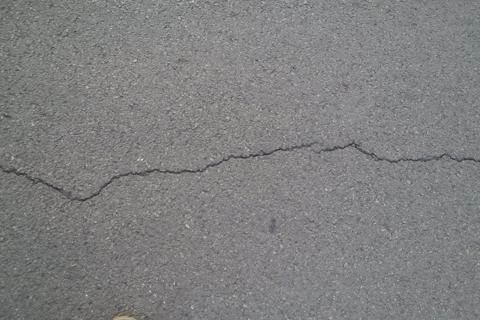
#> input picture dataset/CrackForest-dataset-master/image/001.jpg, 480 x 320 px
$ python -i codes.py   (imports and definitions only)
#> lines starting #> are read from the running program, lines starting #| are printed output that depends on the picture
#> further down, picture is the input picture: shape (320, 480, 3); mean B, G, R 128.2, 127.8, 127.9
import argparse
import math
from pathlib import Path
from typing import Dict, List, Tuple, Optional

import cv2
import numpy as np
from scipy import ndimage as ndi
from scipy.fft import fft2, ifft2, fftshift

from skimage.filters import apply_hysteresis_threshold
from skimage.morphology import skeletonize, remove_small_objects, remove_small_holes
from skimage.measure import label, regionprops


# -----------------------------
# Phase congruency (phasepack preferred)
# -----------------------------
USE_PHASEPACK = False
try:
    from phasepack import phasecong  # type: ignore
    USE_PHASEPACK = True
except Exception:
    USE_PHASEPACK = False


# [113 lines left out: functions _lowpass_filter, _log_gabor, _angular_filter, phase_congruency_2d, not called in this run]


def compute_pc(gray01, nscale=4, norient=6, minWavelength=3.0, mult=2.1,
               sigmaOnf=0.55, k=2.0, cutOff=0.5, g=10):
    if USE_PHASEPACK:
        out = phasecong(
            gray01, nscale=nscale, norient=norient,
            minWaveLength=minWavelength, mult=mult,
            sigmaOnf=sigmaOnf, k=k, cutOff=cutOff, g=g
        )
        pc = np.clip(out[0], 0, 1).astype(np.float32)
        orient = (out[1] % np.pi).astype(np.float32)
        return pc, orient

    # fallback
    pc, orient = phase_congruency_2d(
        gray01, nscale=nscale, norient=norient,
        minWavelength=minWavelength, mult=mult, sigmaOnf=sigmaOnf, k=k
    )
    return pc, orient


# -----------------------------
# Helpers from notebook flow
# -----------------------------
def norm01(x: np.ndarray) -> np.ndarray:
    x = x.astype(np.float32)
    return (x - x.min()) / (x.max() - x.min() + 1e-8)


# [138 lines left out: functions orientation_coherence, hessian_eigs, frangi_like_vesselness, line_kernel, direction_aware_close, prune_by_size and 2 more, not called in this run]


# -----------------------------
# Full flow: image -> FinalMask
# -----------------------------
def predict_final_mask_v4(img_bgr: np.ndarray,
                          *,
                          p_low: float = 97.0,
                          p_high: float = 99.5,
                          blur_sigma: float = 12.0,
                          bh_ksize: int = 15,
                          ridge_sigmas: Tuple[float, ...] = (1.2, 1.8, 2.6, 3.6),
                          vessel_beta: float = 0.5,
                          vessel_c: float = 10.0,
                          pc2_nscale: int = 5,
                          pc2_norient: int = 8,
                          skel_min_len: int = 140,
                          bridge_bins: int = 12,
                          bridge_len: int = 19,
                          pred_dilate_px: int = 2,
                          support_pctl: float = 93.0) -> np.ndarray:
    # gray in [0,1]
#> called with p_low = 97, p_high = 99.5, blur_sigma = 12, bh_ksize = 15, ridge_sigmas = (1.2, 1.8, 2.6, 3.6), vessel_beta = 0.5, vessel_c = 10, pc2_nscale = 5
    gray = cv2.cvtColor(img_bgr, cv2.COLOR_BGR2GRAY).astype(np.float32) / 255.0

    # illumination flatten (high-pass)
    lowfreq = cv2.GaussianBlur(gray, (0, 0), float(blur_sigma))
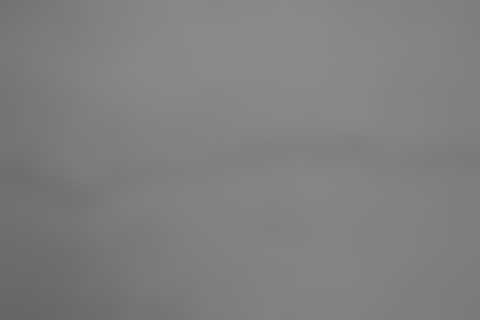
#> lowfreq: shape (320, 480) float32; min 0.398, max 0.544, mean 0.502
    gray_flat = np.clip(gray - lowfreq + 0.5, 0, 1).astype(np.float32)
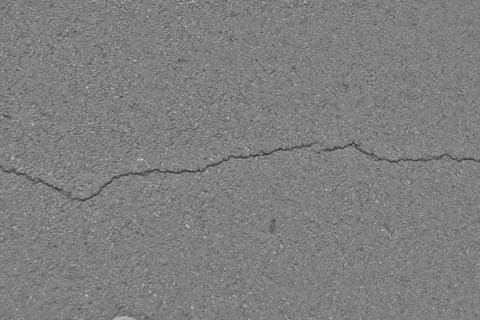
#> gray_flat: shape (320, 480) float32; min 0.153, max 0.891, mean 0.5

    # black-hat (enhance dark thin lines)
    g8 = (gray_flat * 255).astype(np.uint8)
    kbh = cv2.getStructuringElement(cv2.MORPH_ELLIPSE, (int(bh_ksize), int(bh_ksize)))
    blackhat = cv2.morphologyEx(g8, cv2.MORPH_BLACKHAT, kbh).astype(np.float32) / 255.0
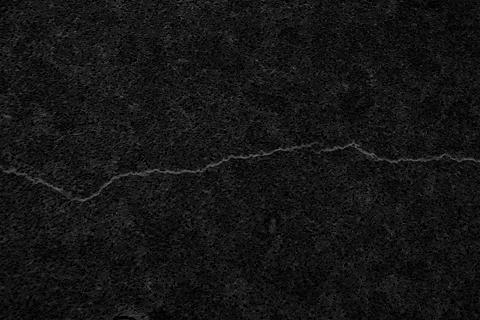
#> blackhat: shape (320, 480) float32; min 0, max 0.435, mean 0.0812

    gray_pc = norm01(gray_flat)
    gray_ridge = norm01(blackhat)
#> in norm01 (call 2), `return (x - x.min()) / (x.max() - x.min() + 1e-8)`:
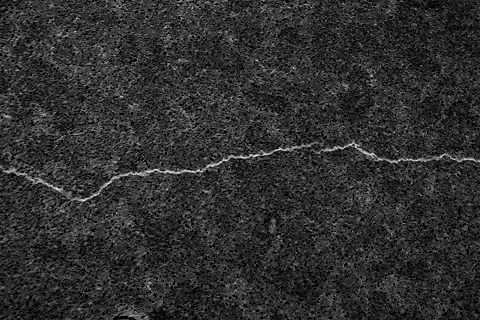
#> returned value: shape (320, 480) float32; min 0, max 1, mean 0.187

    # PC tuned
    pc2, orient2 = compute_pc(gray_pc, nscale=pc2_nscale, norient=pc2_norient,
                             minWavelength=3.0, mult=2.0, sigmaOnf=0.55, k=2.5)

    coh2 = orientation_coherence(orient2, win=17)
    pc3 = np.clip(pc2 * (0.35 + 0.65 * coh2), 0, 1).astype(np.float32)

    # vesselness
    vessel, best_idx, l1, l2 = frangi_like_vesselness(gray_ridge, sigmas=ridge_sigmas,
                                                      beta=vessel_beta, c=vessel_c)

    # score
    score1 = pc3 * vessel
    score1 = score1 / (score1.max() + 1e-9)

    anis = (np.abs(l1) - np.abs(l2)) / (np.abs(l1) + np.abs(l2) + 1e-9)
    anis = np.clip(anis, 0, 1).astype(np.float32)

    score2 = score1 * (0.3 + 0.7 * anis)
    score2 = score2 / (score2.max() + 1e-9)

    # weak darkness prior
    dark = np.clip(0.55 - gray_flat, 0, 1).astype(np.float32)
    dark = dark / (dark.max() + 1e-9)

    score3 = score2 * (0.55 + 0.45 * dark)
    score3 = score3 / (score3.max() + 1e-9)

    # smoothing
    score3_s = cv2.GaussianBlur(score3, (0, 0), 1.0)

    # hysteresis thresholds by percentiles (your tuned params)
    t_hi = np.percentile(score3_s, p_high)
    t_lo = np.percentile(score3_s, p_low)
    mask1 = apply_hysteresis_threshold(score3_s, t_lo, t_hi)

    mask1 = ndi.binary_opening(mask1, structure=np.ones((3, 3), np.uint8))
    mask1 = remove_small_objects(mask1, min_size=80)
    mask1 = remove_small_holes(mask1, area_threshold=120)

    # direction-aware connect/close
    mask2 = direction_aware_close(mask1, orient2, bins=16, length=17)

    # line-like component filtering
    lab = label(mask2, connectivity=2)
    keep = np.zeros_like(mask2, dtype=bool)
    for r in regionprops(lab):
        if r.area < 120:
            continue
        if (r.major_axis_length < 35) and (r.eccentricity < 0.90):
            continue
        keep[lab == r.label] = True

    mask2 = keep
    mask2 = remove_small_holes(mask2, area_threshold=200)

    # skeleton & prune
    skel = skeletonize(mask2)
    skel_p = prune_skeleton_components(skel, min_len=skel_min_len)

    # bridge
    final_skel = oriented_bridge(skel_p, orient2, mask2, bins=bridge_bins, length=bridge_len)

    # support clip + thickness
    support_th = np.percentile(score3_s, support_pctl)
    support = (score3_s >= support_th)

    k = cv2.getStructuringElement(cv2.MORPH_ELLIPSE, (2 * pred_dilate_px + 1, 2 * pred_dilate_px + 1))
    thick = cv2.dilate((final_skel.astype(np.uint8) * 255), k, iterations=1) > 0
    final_mask = thick & support

    # cleanup
    final_mask = ndi.binary_closing(final_mask, structure=np.ones((3, 3), np.uint8))
    final_mask = remove_small_objects(final_mask, min_size=200)
    final_mask = remove_small_holes(final_mask, area_threshold=300)

    return (final_mask.astype(np.uint8) * 255)


# -----------------------------
# Dataset IO + metrics
# -----------------------------
# [168 lines left out: functions find_default_dirs, list_images, load_gt_mask, compute_metrics, main, not called in this run]


# [2 lines not run here, left out]

>>> import cv2
>>> picture = cv2.imread('dataset/CrackForest-dataset-master/image/001.jpg')
#> (the run stopped early here; a loop or call above may not have finished)

$ run again, on dataset/CrackForest-dataset-master/image/005.jpg
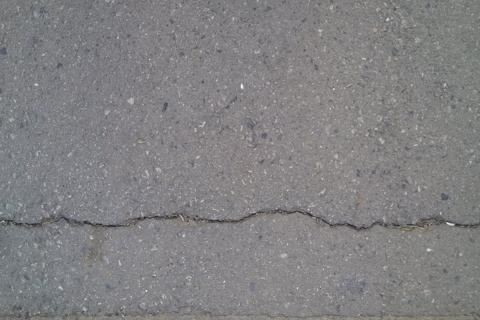
#> input picture dataset/CrackForest-dataset-master/image/005.jpg, 480 x 320 px
#> picture is the input picture: shape (320, 480, 3); mean B, G, R 130.5, 128.9, 129.8
#> in predict_final_mask_v4, `blackhat = cv2.morphologyEx(g8, cv2.MORPH_BLACKHAT, kbh).astype(np.flo..`:
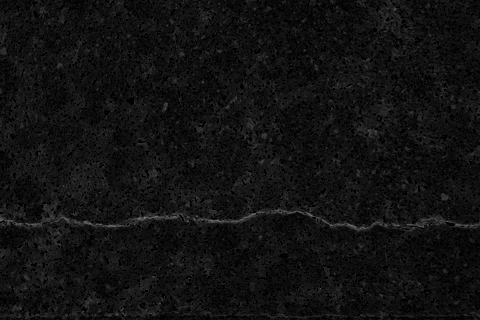
#> blackhat: shape (320, 480) float32; min 0, max 0.494, mean 0.0682
#> in norm01 (call 2), `return (x - x.min()) / (x.max() - x.min() + 1e-8)`:
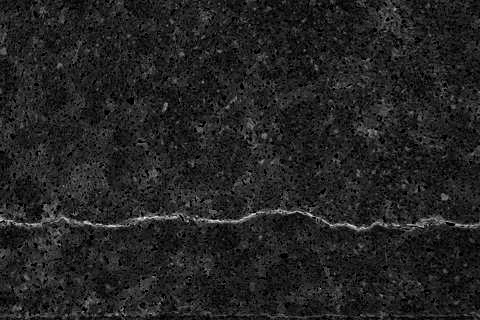
#> returned value: shape (320, 480) float32; min 0, max 1, mean 0.138

$ run again, on dataset/CrackForest-dataset-master/image/006.jpg
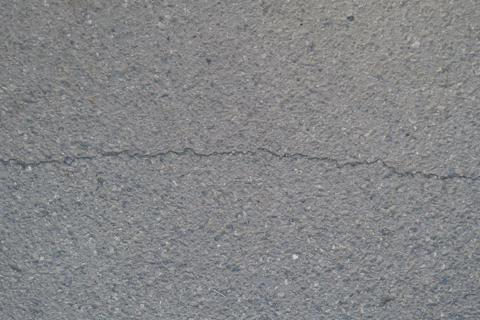
#> input picture dataset/CrackForest-dataset-master/image/006.jpg, 480 x 320 px
#> picture is the input picture: shape (320, 480, 3); mean B, G, R 135, 133.3, 132.5
#> in predict_final_mask_v4, `blackhat = cv2.morphologyEx(g8, cv2.MORPH_BLACKHAT, kbh).astype(np.flo..`:
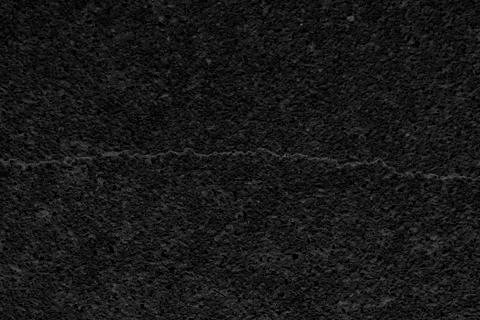
#> blackhat: shape (320, 480) float32; min 0, max 0.427, mean 0.0917
#> in norm01 (call 2), `return (x - x.min()) / (x.max() - x.min() + 1e-8)`:
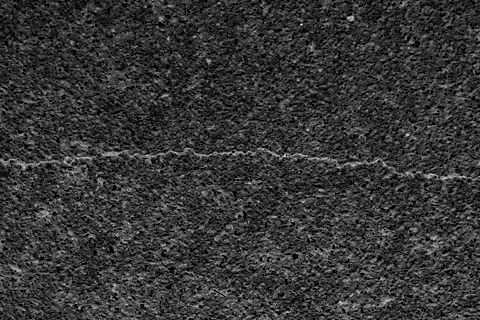
#> returned value: shape (320, 480) float32; min 0, max 1, mean 0.215

$ run again, on dataset/CrackForest-dataset-master/image/007.jpg
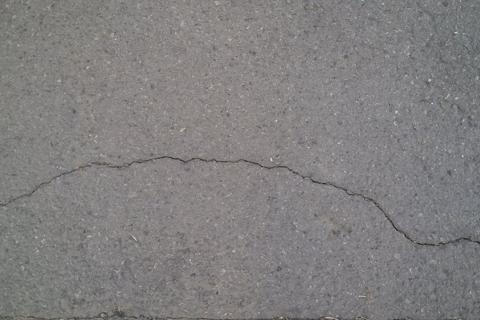
#> input picture dataset/CrackForest-dataset-master/image/007.jpg, 480 x 320 px
#> picture is the input picture: shape (320, 480, 3); mean B, G, R 127.6, 127.4, 129.5
#> in predict_final_mask_v4, `blackhat = cv2.morphologyEx(g8, cv2.MORPH_BLACKHAT, kbh).astype(np.flo..`:
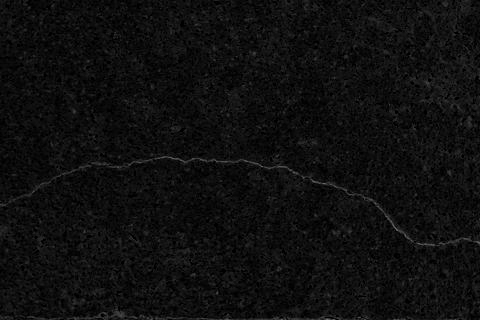
#> blackhat: shape (320, 480) float32; min 0, max 0.463, mean 0.0579
#> in norm01 (call 2), `return (x - x.min()) / (x.max() - x.min() + 1e-8)`:
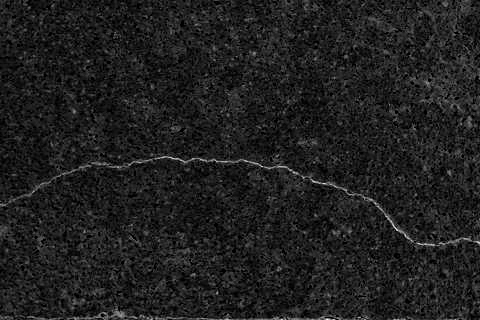
#> returned value: shape (320, 480) float32; min 0, max 1, mean 0.125
